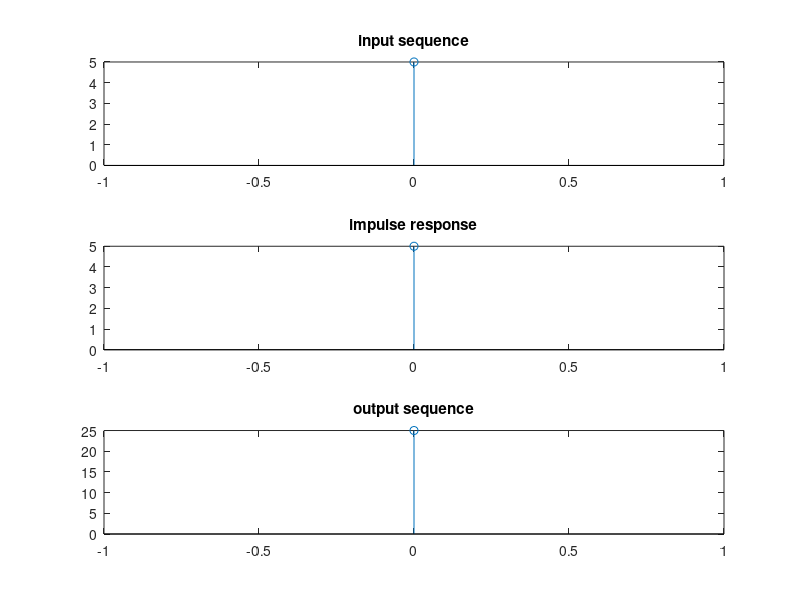

Write MATLAB code to recreate this figure.
clc;
clear all;
close all;
x=input('enter the input sequence');
h=input('enter the impulse response');
y=conv(x,h);
disp(y);
subplot(3,1,1);
n1=0:length(x)-1;
stem(n1,x);
title('input sequence');
subplot(3,1,2);
n2=0:length(h)-1;
stem(n2,h);
title('impulse response');
subplot(3,1,3);
n3=0:length(y)-1;
stem(n3,y);
title('output sequence');